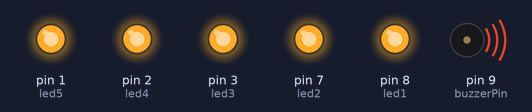
This sketch was run on a simulated Arduino Uno, built with avr-gcc and run on an emulated ATmega328P. Parts: output pins drawn as LEDs (lit = HIGH), buzzer (waves = sounding).

Above: at 2.7 s.
At 3.6 s:
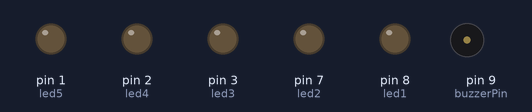
Timing chart, 0 to 5.1 s (numbered marks = the images above):
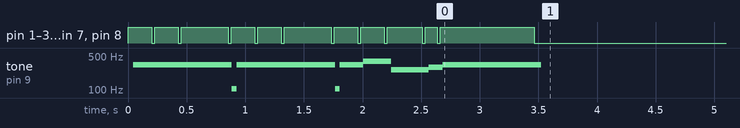

Measured:
- by itself, tone on pin 9 (buzzerPin): plays 328 Hz for 0.84 s, 107 Hz for 0.04 s, 328 Hz for 0.84 s, 107 Hz for 0.04 s, 328 Hz for 0.20 s, 390 Hz for 0.24 s … (9 notes in this stretch)

The sketch:

buzzer.ino
```cpp
int buzzerPin = 9;

double e_note = 329.628;
double g_note = 391.995;
double c_note = 261.626;
double d_note = 293.665;

int led1 = 8;
int led2 = 7;
int led3 = 3;
int led4 = 2;
int led5 = 1;

void setup()
{
  pinMode(buzzerPin,OUTPUT);
  pinMode(led1, OUTPUT);
  pinMode(led2, OUTPUT);
  pinMode(led3, OUTPUT);
  pinMode(led4, OUTPUT);
  pinMode(led5, OUTPUT);
  int tempo = 200;  //each beat gets x ms
  int quarter_note = tempo;
  int whole_note = tempo * 4;
  int half_note = tempo * 2;
  int dot_quarter_note = tempo * 1.5;
  int eight_note = tempo / 2;
  int pauseTimeMs = 25;//time to pause between each frequency in milliseconds

  int jingle_bells[11][2] =
  {{e_note, quarter_note},
   {e_note, quarter_note},
   {e_note, half_note},
   {e_note, quarter_note},
   {e_note, quarter_note},
   {e_note, half_note},
   {e_note, quarter_note},
   {g_note, quarter_note},
   {c_note, dot_quarter_note},
   {d_note, eight_note},
   {e_note, whole_note}
  };

  for(int i = 0; i <= 10; i++)
  {
    digitalWrite(led1, HIGH);
    digitalWrite(led2, HIGH);
    digitalWrite(led3, HIGH);
    digitalWrite(led4, HIGH);
    digitalWrite(led5, HIGH);
    playFreq(buzzerPin, jingle_bells[i][0], jingle_bells[i][1]);
    digitalWrite(led1, LOW);
    digitalWrite(led2, LOW);
    digitalWrite(led3, LOW);
    digitalWrite(led4, LOW);
    digitalWrite(led5, LOW);
    delay(pauseTimeMs);
  }
}

void playFreq(int buzzerPin, double freqHz, int durationMs)
{
    //Calculate the period in microseconds
    int periodMicro = int((1/freqHz)*1000000);
    int halfPeriod = periodMicro/2;

    //store start time
    int startTime = millis();

    //(millis() - startTime) is elapsed play time
    while ((millis() - startTime) < durationMs)
    {
        digitalWrite(buzzerPin, HIGH);
        //PORTB |= (1 << PORTB3);
        delayMicroseconds(halfPeriod);
        digitalWrite(buzzerPin, LOW);
        //PORTB &= ~(1 << PORTB3);
        delayMicroseconds(halfPeriod);
    }

}

void loop()
{
}
```
